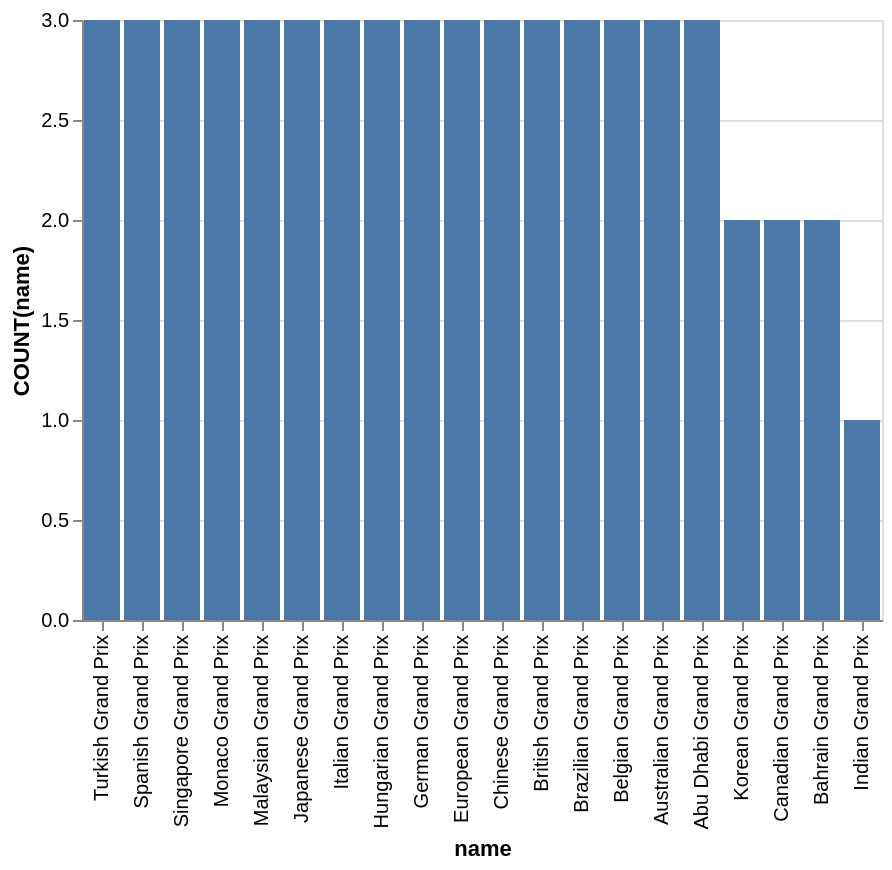

Describe this chart as a Vega-Lite specification.
### Vega-Lite specification from a JSON file in a GitHub repository (floating-point values rounded to 4 significant figures)
{"data": {"values": [{"x_data": "Turkish Grand Prix", "y_data": 3}, {"x_data": "Spanish Grand Prix", "y_data": 3}, {"x_data": "Singapore Grand Prix", "y_data": 3}, {"x_data": "Monaco Grand Prix", "y_data": 3}, {"x_data": "Malaysian Grand Prix", "y_data": 3}, {"x_data": "Japanese Grand Prix", "y_data": 3}, {"x_data": "Italian Grand Prix", "y_data": 3}, {"x_data": "Hungarian Grand Prix", "y_data": 3}, {"x_data": "German Grand Prix", "y_data": 3}, {"x_data": "European Grand Prix", "y_data": 3}, {"x_data": "Chinese Grand Prix", "y_data": 3}, {"x_data": "British Grand Prix", "y_data": 3}, {"x_data": "Brazilian Grand Prix", "y_data": 3}, {"x_data": "Belgian Grand Prix", "y_data": 3}, {"x_data": "Australian Grand Prix", "y_data": 3}, {"x_data": "Abu Dhabi Grand Prix", "y_data": 3}, {"x_data": "Korean Grand Prix", "y_data": 2}, {"x_data": "Canadian Grand Prix", "y_data": 2}, {"x_data": "Bahrain Grand Prix", "y_data": 2}, {"x_data": "Indian Grand Prix", "y_data": 1}]}, "mark": "bar", "encoding": {"x": {"field": "x_data", "type": "nominal", "title": "name", "sort": {"op": "sum", "field": "y_data", "order": "descending"}}, "y": {"field": "y_data", "type": "quantitative", "title": "COUNT(name)"}}}
